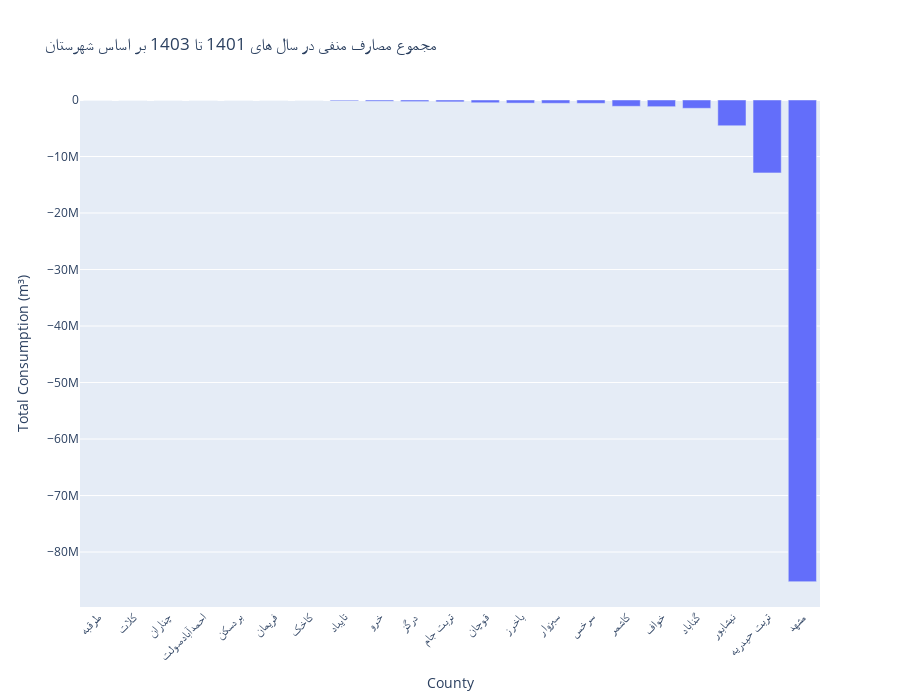
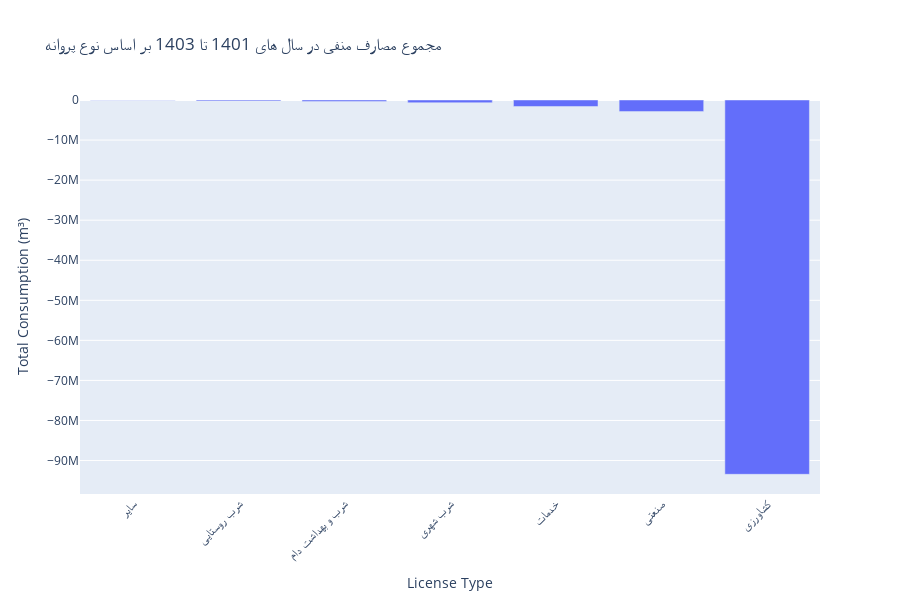
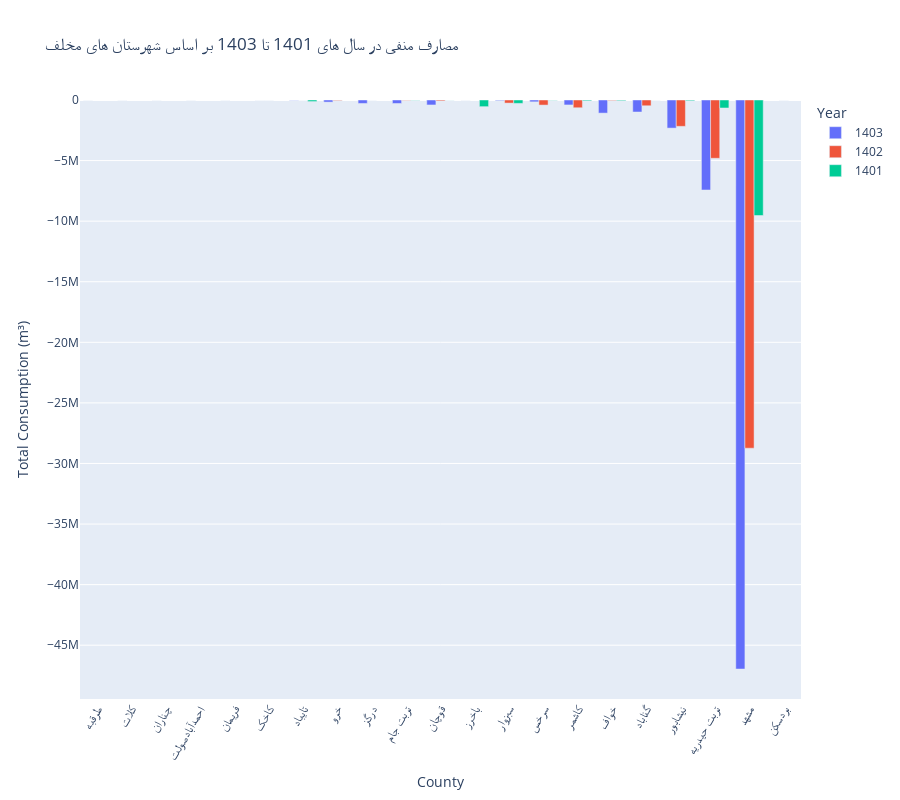
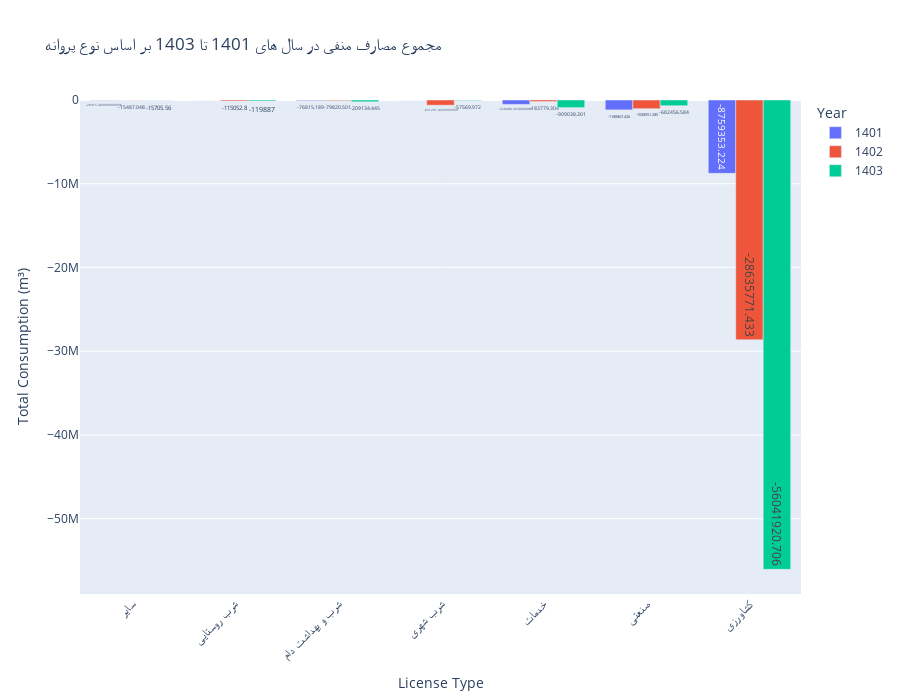

The code cell stored with these charts, in order, in its notebook:
### Markdown cell above
رسم گرافیگی نمودار ها

### Code cell
import pandas as pd
import plotly.express as px

# From notebook_cell_output_0, df has columns:
# 'Consumption (m³)', 'Operating Hours (h)', 'County', 'License Type', 'month'
# Note: Based on the KeyError in the output and usage in section 1.1,
# the actual column name for county data in 'df' is assumed to be 'County'.
# The code below will use 'County' to resolve the error.

# --- 1. نمودار استک بار چارت رو با استفاده از ستون های میزان مصرف و ساعت فعالیت تولید بکن ---
# --- که تقسیم بندی مشتریان هم به صورت شهر باشه و هم به نوع لایسنس ---
# "1. Create a stacked bar chart using 'Consumption' and 'Operating Hours' columns,
#     where customer segmentation is by 'County' and also by 'License Type'."



# --- 2. تقسیم بندی مشتریان رو هم بر اساس نمودار های بار چارت انجام بده ---
# "2. Also perform customer segmentation using bar charts."

# 2.1 Bar Chart: Total Consumption by County
# FIX: Changed 'County' to 'County' to address the KeyError from the output.
print("Generating Bar Chart: Total Consumption by County using Plotly")
df_county_consumption_data = df.groupby('County', as_index=False)['Consumption (m³)'].sum()
df_county_consumption_data = df_county_consumption_data.sort_values(by='Consumption (m³)', ascending=False)

if not df_county_consumption_data.empty:
    fig2_1 = px.bar(df_county_consumption_data,
                    x='County',
                    y='Consumption (m³)',
                    title='مجموع مصارف منفی در سال های 1401 تا 1403 بر اساس شهرستان',
                    labels={'Consumption (m³)': 'Total Consumption (m³)', 'County': 'County'},
                    height=700) # Adjusted height
    fig2_1.update_layout(xaxis_tickangle=-45)
    fig2_1.show()
else:
    print("Data for 'Bar Chart: Total Consumption by County' is empty. Skipping plot.")

# 2.2 Bar Chart: Total Consumption by License Type
print("Generating Bar Chart: Total Consumption by License Type using Plotly")
df_license_consumption_data = df.groupby('License Type', as_index=False)['Consumption (m³)'].sum()
df_license_consumption_data = df_license_consumption_data.sort_values(by='Consumption (m³)', ascending=False)

if not df_license_consumption_data.empty:
    fig2_2 = px.bar(df_license_consumption_data,
                    x='License Type',
                    y='Consumption (m³)',
                    title='مجموع مصارف منفی در سال های 1401 تا 1403 بر اساس نوع پروانه',
                    labels={'Consumption (m³)': 'Total Consumption (m³)', 'License Type': 'License Type'},
                    height=600)
    fig2_2.update_layout(xaxis_tickangle=-45)
    fig2_2.show()
else:
    print("Data for 'Bar Chart: Total Consumption by License Type' is empty. Skipping plot.")

# --- 3. میزان مصرف گروه شهر های مختلف و گروه های مختلف رو هم بر اساس سال های مختلف ارزیابی بکن ---
# "3. Evaluate the consumption of different county groups and different license type groups
#     based on different years."

# Create a copy to avoid SettingWithCopyWarning if df is a slice
df_copy = df.copy()
df_copy['Year'] = df_copy['month'].str.split('/').str[0]

# 3.1 Grouped Bar Chart: Consumption by County and Year
# FIX: Changed 'County' to 'County' to address the KeyError from the output.
print("Generating Grouped Bar Chart: Consumption by County and Year using Plotly")
df_county_year_consumption_data = df_copy.groupby(['County', 'Year'], as_index=False)['Consumption (m³)'].sum()

if not df_county_year_consumption_data.empty:
    # Sort counties by total consumption over all years for better visualization
    county_total_consumption_order = df_copy.groupby('County')['Consumption (m³)'].sum().sort_values(ascending=False).index
    df_county_year_consumption_data['County'] = pd.Categorical(df_county_year_consumption_data['County'], categories=county_total_consumption_order, ordered=True)
    df_county_year_consumption_data = df_county_year_consumption_data.sort_values(['County', 'Year'])

    fig3_1 = px.bar(df_county_year_consumption_data,
                    x='County',
                    y='Consumption (m³)',
                    color='Year',
                    barmode='group',
                    title='مصارف منفی در سال های 1401 تا 1403 بر اساس شهرستان های مخلف',
                    labels={'Consumption (m³)': 'Total Consumption (m³)', 'County': 'County'},
                    height=800) # Adjusted height
    fig3_1.update_layout(xaxis_tickangle=-60) # Rotated more for potentially long county names
    fig3_1.show()
else:
    print("Data for 'Grouped Bar Chart: Consumption by County and Year' is empty. Skipping plot.")

# 3.2 Grouped Bar Chart: Consumption by License Type and Year
print("Generating Grouped Bar Chart: Consumption by License Type and Year using Plotly")
df_license_year_consumption_data = df_copy.groupby(['License Type', 'Year'], as_index=False)['Consumption (m³)'].sum()

if not df_license_year_consumption_data.empty:
    # Sort license types by total consumption over all years for better visualization
    license_total_consumption_order = df_copy.groupby('License Type')['Consumption (m³)'].sum().sort_values(ascending=False).index
    df_license_year_consumption_data['License Type'] = pd.Categorical(df_license_year_consumption_data['License Type'], categories=license_total_consumption_order, ordered=True)
    df_license_year_consumption_data = df_license_year_consumption_data.sort_values(['License Type', 'Year'])
    
    fig3_2 = px.bar(df_license_year_consumption_data,
                    x='License Type',
                    y='Consumption (m³)',
                    color='Year',
                    barmode='group',
                    text=f'Consumption (m³)',
                    #
                    title='مجموع مصارف منفی در سال های 1401 تا 1403 بر اساس نوع پروانه',
                    labels={'Consumption (m³)': 'Total Consumption (m³)', 'License Type': 'License Type'},
                    height=700) # Adjusted height
    fig3_2.update_layout(xaxis_tickangle=-45)
    fig3_2.show()
else:
    print("Data for 'Grouped Bar Chart: Consumption by License Type and Year' is empty. Skipping plot.")

print("All requested plots generated using Plotly.")

### Figure 1 — Plotly figure (JSON) as saved in the notebook; plotly's stock layout.template omitted (floating-point values rounded to 4 significant figures)
{"data": [{"alignmentgroup": "True", "hovertemplate": "County=%{x}<br>Total Consumption (m³)=%{y}<extra></extra>", "legendgroup": "", "marker": {"color": "#636efa", "pattern": {"shape": ""}}, "name": "", "offsetgroup": "", "orientation": "v", "showlegend": false, "textposition": "auto", "type": "bar", "x": ["طرقبه", "کلات", "چناران", "احمدآبادصولت", "بردسکن", "فریمان", "کاخک", "تایباد", "خرو", "درگز", "تربت جام", "قوچان", "باخرز", "سبزوار", "سرخس", "کاشمر", "خواف", "گناباد", "نیشابور", "تربت حیدریه", "مشهد"], "xaxis": "x", "y": [-0.101, -0.176, -0.965, -13.17, -35.06, -36.16, -102.1, -145100.0, -217600.0, -285100.0, -331500.0, -486100.0, -549700.0, -585000.0, -590700.0, -1116000.0, -1183000.0, -1470000.0, -4557000.0, -12900000.0, -85240000.0], "yaxis": "y"}], "layout": {"barmode": "relative", "height": 700, "legend": {"tracegroupgap": 0}, "title": {"text": "مجموع مصارف منفی در سال های 1401 تا 1403 بر اساس شهرستان"}, "xaxis": {"anchor": "y", "domain": [0, 1], "tickangle": -45, "title": {"text": "County"}}, "yaxis": {"anchor": "x", "domain": [0, 1], "title": {"text": "Total Consumption (m³)"}}}}

### Figure 2 — Plotly figure (JSON) as saved in the notebook; plotly's stock layout.template omitted (floating-point values rounded to 4 significant figures)
{"data": [{"alignmentgroup": "True", "hovertemplate": "License Type=%{x}<br>Total Consumption (m³)=%{y}<extra></extra>", "legendgroup": "", "marker": {"color": "#636efa", "pattern": {"shape": ""}}, "name": "", "offsetgroup": "", "orientation": "v", "showlegend": false, "textposition": "auto", "type": "bar", "x": ["سایر", "شرب روستایی", "شرب و بهداشت دام", "شرب شهری", "خدمات", "صنعتی", "کشاورزی"], "xaxis": "x", "y": [-60610.0, -235200.0, -365800.0, -679000.0, -1621000.0, -2902000.0, -93440000.0], "yaxis": "y"}], "layout": {"barmode": "relative", "height": 600, "legend": {"tracegroupgap": 0}, "title": {"text": "مجموع مصارف منفی در سال های 1401 تا 1403 بر اساس نوع پروانه"}, "xaxis": {"anchor": "y", "domain": [0, 1], "tickangle": -45, "title": {"text": "License Type"}}, "yaxis": {"anchor": "x", "domain": [0, 1], "title": {"text": "Total Consumption (m³)"}}}}

### Figure 3 — Plotly figure (JSON) as saved in the notebook; plotly's stock layout.template omitted (floating-point values rounded to 4 significant figures)
{"data": [{"alignmentgroup": "True", "hovertemplate": "Year=1403<br>County=%{x}<br>Total Consumption (m³)=%{y}<extra></extra>", "legendgroup": "1403", "marker": {"color": "#636efa", "pattern": {"shape": ""}}, "name": "1403", "offsetgroup": "1403", "orientation": "v", "showlegend": true, "textposition": "auto", "type": "bar", "x": ["طرقبه", "کلات", "چناران", "احمدآبادصولت", "فریمان", "کاخک", "تایباد", "خرو", "درگز", "تربت جام", "قوچان", "باخرز", "سبزوار", "سرخس", "کاشمر", "خواف", "گناباد", "نیشابور", "تربت حیدریه", "مشهد"], "xaxis": "x", "y": [-0.101, -0.176, -0.965, -13.17, -36.16, -0.959, -16570.0, -173000.0, -285100.0, -286200.0, -409300.0, -0.03, -51190.0, -151900.0, -408600.0, -1082000.0, -992900.0, -2320000.0, -7428000.0, -46970000.0], "yaxis": "y"}, {"alignmentgroup": "True", "hovertemplate": "Year=1402<br>County=%{x}<br>Total Consumption (m³)=%{y}<extra></extra>", "legendgroup": "1402", "marker": {"color": "#EF553B", "pattern": {"shape": ""}}, "name": "1402", "offsetgroup": "1402", "orientation": "v", "showlegend": true, "textposition": "auto", "type": "bar", "x": ["بردسکن", "کاخک", "تایباد", "خرو", "درگز", "تربت جام", "قوچان", "سبزوار", "سرخس", "کاشمر", "خواف", "گناباد", "نیشابور", "تربت حیدریه", "مشهد"], "xaxis": "x", "y": [-35.06, -101.1, -802.4, -44600.0, -0.174, -26480.0, -71660.0, -254500.0, -419800.0, -640600.0, -45440.0, -476100.0, -2175000.0, -4811000.0, -28740000.0], "yaxis": "y"}, {"alignmentgroup": "True", "hovertemplate": "Year=1401<br>County=%{x}<br>Total Consumption (m³)=%{y}<extra></extra>", "legendgroup": "1401", "marker": {"color": "#00cc96", "pattern": {"shape": ""}}, "name": "1401", "offsetgroup": "1401", "orientation": "v", "showlegend": true, "textposition": "auto", "type": "bar", "x": ["تایباد", "تربت جام", "قوچان", "باخرز", "سبزوار", "سرخس", "کاشمر", "خواف", "گناباد", "نیشابور", "تربت حیدریه", "مشهد"], "xaxis": "x", "y": [-127700.0, -18850.0, -5086.0, -549700.0, -279300.0, -18960.0, -66740.0, -55830.0, -980.9, -61880.0, -658700.0, -9533000.0], "yaxis": "y"}], "layout": {"barmode": "group", "height": 800, "legend": {"title": {"text": "Year"}, "tracegroupgap": 0}, "title": {"text": "مصارف منفی در سال های 1401 تا 1403 بر اساس شهرستان های مخلف"}, "xaxis": {"anchor": "y", "domain": [0, 1], "tickangle": -60, "title": {"text": "County"}}, "yaxis": {"anchor": "x", "domain": [0, 1], "title": {"text": "Total Consumption (m³)"}}}}

### Figure 4 — Plotly figure (JSON) as saved in the notebook; plotly's stock layout.template omitted (floating-point values rounded to 4 significant figures)
{"data": [{"alignmentgroup": "True", "hovertemplate": "Year=1401<br>License Type=%{x}<br>Total Consumption (m³)=%{text}<extra></extra>", "legendgroup": "1401", "marker": {"color": "#636efa", "pattern": {"shape": ""}}, "name": "1401", "offsetgroup": "1401", "orientation": "v", "showlegend": true, "text": [-29420.0, -216.1, -76820.0, -166.8, -528400.0, -1181000.0, -8759000.0], "textposition": "auto", "type": "bar", "x": ["سایر", "شرب روستایی", "شرب و بهداشت دام", "شرب شهری", "خدمات", "صنعتی", "کشاورزی"], "xaxis": "x", "y": [-29420.0, -216.1, -76820.0, -166.8, -528400.0, -1181000.0, -8759000.0], "yaxis": "y"}, {"alignmentgroup": "True", "hovertemplate": "Year=1402<br>License Type=%{x}<br>Total Consumption (m³)=%{text}<extra></extra>", "legendgroup": "1402", "marker": {"color": "#EF553B", "pattern": {"shape": ""}}, "name": "1402", "offsetgroup": "1402", "orientation": "v", "showlegend": true, "text": [-15490.0, -115100.0, -79820.0, -621300.0, -183800.0, -1039000.0, -28640000.0], "textposition": "auto", "type": "bar", "x": ["سایر", "شرب روستایی", "شرب و بهداشت دام", "شرب شهری", "خدمات", "صنعتی", "کشاورزی"], "xaxis": "x", "y": [-15490.0, -115100.0, -79820.0, -621300.0, -183800.0, -1039000.0, -28640000.0], "yaxis": "y"}, {"alignmentgroup": "True", "hovertemplate": "Year=1403<br>License Type=%{x}<br>Total Consumption (m³)=%{text}<extra></extra>", "legendgroup": "1403", "marker": {"color": "#00cc96", "pattern": {"shape": ""}}, "name": "1403", "offsetgroup": "1403", "orientation": "v", "showlegend": true, "text": [-15710.0, -119887, -209100.0, -57570.0, -909000.0, -682500.0, -56040000.0], "textposition": "auto", "type": "bar", "x": ["سایر", "شرب روستایی", "شرب و بهداشت دام", "شرب شهری", "خدمات", "صنعتی", "کشاورزی"], "xaxis": "x", "y": [-15710.0, -119887, -209100.0, -57570.0, -909000.0, -682500.0, -56040000.0], "yaxis": "y"}], "layout": {"barmode": "group", "height": 700, "legend": {"title": {"text": "Year"}, "tracegroupgap": 0}, "title": {"text": "مجموع مصارف منفی در سال های 1401 تا 1403 بر اساس نوع پروانه"}, "xaxis": {"anchor": "y", "domain": [0, 1], "tickangle": -45, "title": {"text": "License Type"}}, "yaxis": {"anchor": "x", "domain": [0, 1], "title": {"text": "Total Consumption (m³)"}}}}
